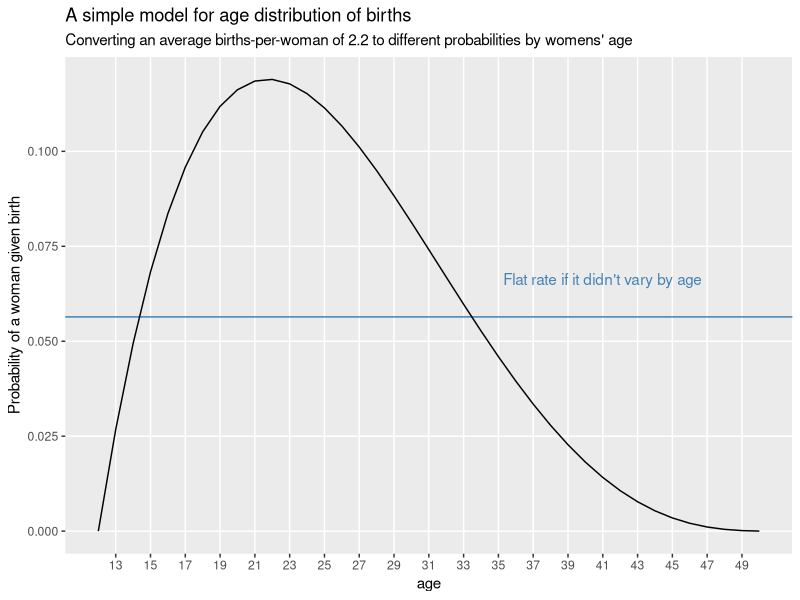
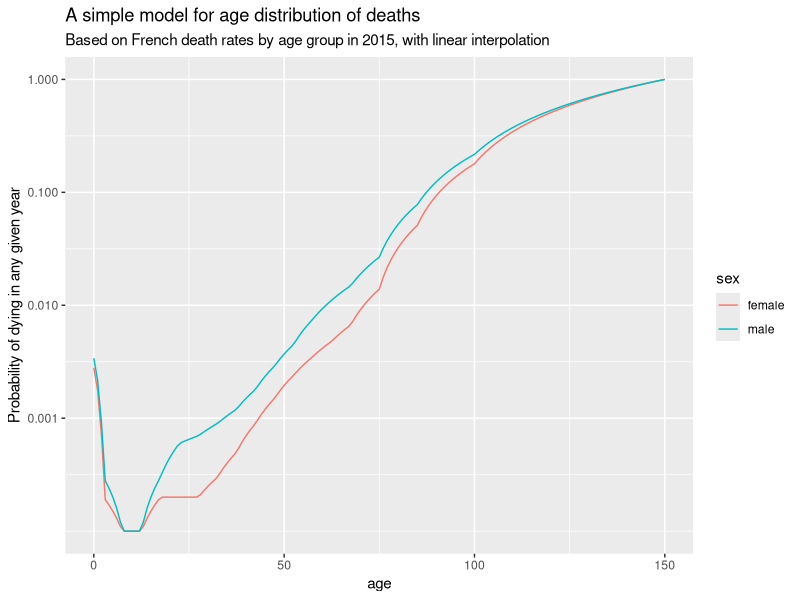
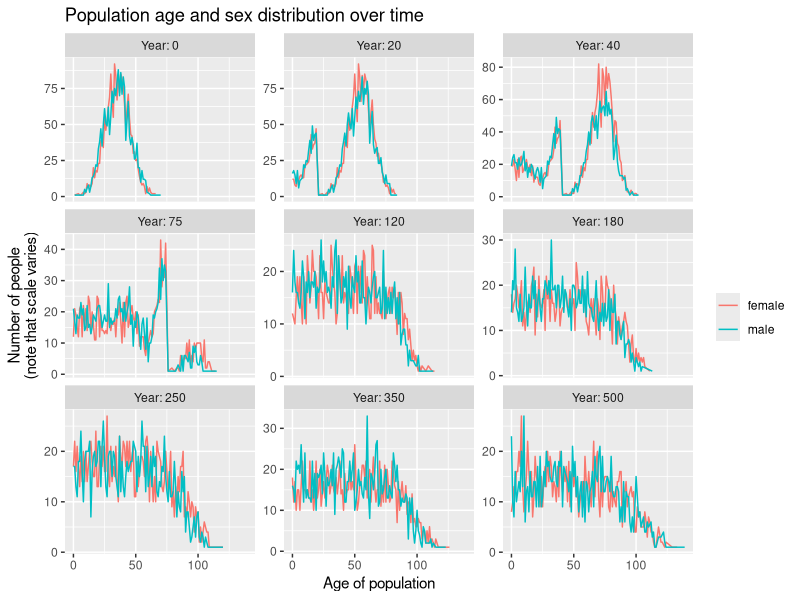
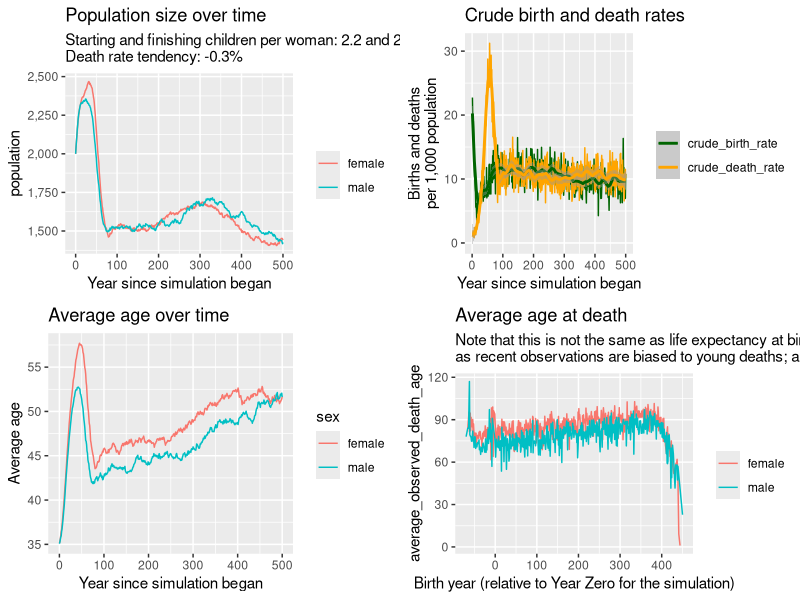

Here is the R script that generated these plots, in order:
library(tidyverse)
library(scales)
library(gridExtra)        

#-----------------birth probabilities-----------------------------
first_ave_child_rate <- ave_child_rate <- 2.2
birth_rate_perturb <- -0.02
death_rate_perturb <- -0.30
mean_starting_age_m <- 35
mean_starting_age_f <- 35
sd_starting_age <- 10
ssr <- 107 # number of boys born for every 100 girls.  global average is 107 accoridng to Wikipedia
starting_n <- 2000 # number of starting couples

fertile_ages <- 12:50
n_fertile_ages <- length(fertile_ages)

birth_probs = data_frame(age = fertile_ages,
                         prob_birth = dbeta((fertile_ages - 12) / n_fertile_ages, 2, 4) * ave_child_rate / n_fertile_ages,
                         # mother's sex, for later joining to other tables:
                         sex = "female") 

ggplot(birth_probs, aes(x = age, y = prob_birth)) +
  geom_hline(yintercept = ave_child_rate / n_fertile_ages, colour = "steelblue") +
  geom_line() +
  annotate("text", x =41, y = ave_child_rate / n_fertile_ages + 0.01, colour = "steelblue",
           label = "Flat rate if it didn't vary by age") +
  labs(y = "Probability of a woman given birth") +
  ggtitle("A simple model for age distribution of births",
          paste("Converting an average births-per-woman of", ave_child_rate, 
                "to different probabilities by womens' age")) +
  scale_x_continuous(breaks = fertile_ages[fertile_ages %% 2 == 1]) +
  theme(panel.grid.minor = element_blank())

#-------------------death probabilities---------------------------
# https://www.ined.fr/en/everything_about_population/data/france/deaths-causes-mortality/mortality-rates-sex-age/


age <- c(0, seq(from = 2.5, to = 67.5, by = 5), 75, 85, 100, 150)
rate <- c(3.4, 0.3, 0.1, 0.1, 0.3, 0.6, 0.7, 0.9, 1.2, 1.8, 2.9, 4.5, 7.5, 11.1, 14.9, 26.7, 78, 217, 1000) 

dr <- approx(age, rate, xout = 0:150)
death_probs_m <- data_frame(age = dr$x, 
                          prob_death = dr$y / 1000,
                          sex = "male")


rate <- c(2.8, 0.2, 0.1, 0.1, 0.2, 0.2, 0.2, 0.3, 0.5, 0.9, 1.5, 2.4, 3.5, 4.8, 6.7, 13.9, 51.1, 179, 1000)
          
dr <- approx(age, rate, xout = 0:150)
death_probs_f <- data_frame(age = dr$x, 
                            prob_death = dr$y / 1000,
                            sex = "female")


death_probs <- rbind(death_probs_m, death_probs_f) 

ggplot(death_probs, aes(x = age, y = prob_death, colour = sex)) +
  geom_line() +
  scale_y_log10(breaks = c(1, 10, 100, 1000)/ 1000) +
  labs(y = "Probability of dying in any given year") +
  ggtitle("A simple model for age distribution of deaths",
          "Based on French death rates by age group in 2015, with linear interpolation")


# compare to http://archive.stats.govt.nz/browse_for_stats/health/life_expectancy/new-zealand-life-tables-2005-07/chapter-2-national-trends-in-longevity-and-mortality.aspx

#--------------------number of couples starting out-------------------------

men <- round(rnorm(starting_n, mean_starting_age_m, sd_starting_age))
men[men < 0] <- 0
women <- round(rnorm(starting_n, mean_starting_age_f, sd_starting_age))
women[women < 0] <- 0

currently_alive = data_frame(age = c(men, women),
                             sex = rep(c("male", "female"), each = starting_n)) %>%
  group_by(age, sex) %>%
  summarise(population = n()) %>%
  mutate(birth_year = 0 - age) %>%
  ungroup()



all_deaths <- data_frame(age = numeric(), 
                         sex = character(), 
                         birth_year=numeric(), 
                         deaths = integer(), 
                         death_year = numeric(),
                         population = numeric())

all_borns <- data_frame(sex = character(),
                        population = numeric(),
                        birth_year = numeric())

alive_at_end_of_year <- currently_alive %>%
  mutate(year = 0)



for(this_year in 1:500){
  #------------------births------------------------------
  ave_child_rate <- ave_child_rate * rnorm(1, 1 + birth_rate_perturb / 100, abs(birth_rate_perturb / 100))
  
  
  # recalculate the birth rates
  birth_probs = data_frame(age = fertile_ages,
                           prob_birth = dbeta((fertile_ages - 12) / n_fertile_ages, 2, 4) * 
                             ave_child_rate / n_fertile_ages,
                           # mother's sex, for later joining to other tables:
                           sex = "female") 
  
  
  new_borns <- currently_alive %>%
    inner_join(birth_probs, by = c("age", "sex")) %>%
    mutate(births = rbinom(n(), population, prob_birth),
           # see https://www.scientificamerican.com/article/is-a-pregnant-womans-chan/:
           male = rbinom(n(), births, ssr / (ssr + 100)),
           female = births - male) %>%
    select(-age, -sex, -population, -birth_year, -prob_birth, -births) %>%
    gather(sex, population) %>%
    group_by(sex) %>%
    summarise(population = sum(population)) %>%
    mutate(age = 0, birth_year = this_year)
  
  all_borns <- new_borns %>%
    select(sex, population, birth_year) %>%
    rbind(all_borns)
  #----------------------deaths----------------------------
  
  death_probs <- death_probs %>%
    mutate(prob_death = prob_death * rnorm(1, 1 + death_rate_perturb / 100, abs(death_rate_perturb / 100)))
  
  
  new_deaths <- currently_alive %>%
    inner_join(death_probs, by = c("age", "sex")) %>%
    mutate(deaths = rbinom(n(), population, prob_death),
           death_year = this_year) 
  # at this point, new_deaths has all the information on every cohort, including a row for those with no deaths
  
  #------------------new state-------------------
  currently_alive <- new_deaths %>%
    mutate(population = population - deaths,
           age = age + 1) %>%
    select(-prob_death, -deaths, -death_year) %>%
    rbind(new_borns) 
  
  all_deaths <- new_deaths %>%
    filter(deaths > 0) %>%
    select(age, sex, birth_year, deaths, death_year, population) %>%
    rbind(all_deaths)
  
  alive_at_end_of_year <- currently_alive %>%
    mutate(year = this_year) %>%
    rbind(alive_at_end_of_year) %>%
    filter(population > 0)
}


#=====================Presenting results================
p1 <- alive_at_end_of_year %>%
  group_by(year, sex) %>%
  summarise(population = sum(population)) %>%
  ggplot(aes(x = year, y = population, colour = sex)) +
  geom_line() +
  scale_y_continuous(label = comma) +
  ggtitle("Population size over time",
          paste0("Starting and finishing children per woman: ", round(first_ave_child_rate, 1),
                 " and ", round(ave_child_rate, 1), ".",
                 "\nDeath rate tendency: ", death_rate_perturb, "%")) +
  labs(x = "Year since simulation began", colour = "")

p2 <- alive_at_end_of_year %>%
  filter(year %in% c(0, 20, 40, 75, 120, 180, 250, 350, 500)) %>%
  mutate(year_lab = paste("Year:", year),
         year_lab = fct_reorder(year_lab, year)) %>%
  ggplot(aes(x = age, y = population, colour = sex)) +
  geom_line() +
  facet_wrap(~year_lab, scales = "free_y") +
  ggtitle("Population age and sex distribution over time") +
  labs(x = "Age of population", colour = "") +
  scale_y_continuous("Number of people\n(note that scale varies)", label = comma)


total_pop <- alive_at_end_of_year %>%
  group_by(year) %>%
  summarise(population = sum(population)) 

total_pop_sex <- alive_at_end_of_year %>%
  group_by(year, sex) %>%
  summarise(population = sum(population)) 


cdr <- all_deaths %>%
  select(deaths, death_year) %>%
  rename(year = death_year) %>%
  group_by(year) %>%
  summarise(deaths = sum(deaths)) %>%
  left_join(total_pop, by = "year") %>%
  group_by(year) %>%
  summarise(crude_death_rate = sum(deaths) / sum(population) * 1000) 


cbr <- all_borns %>%
  rename(born = population, year = birth_year) %>%
  group_by(year) %>%
  summarise(born = sum(born)) %>%
  left_join(total_pop, by = "year") %>%
  mutate(crude_birth_rate = born / population * 1000)

p3 <- cbr %>%
  select(year, crude_birth_rate) %>%
  left_join(cdr, by = "year") %>%
  gather(variable, value, -year) %>%
  ggplot(aes(x = year, y = value, colour = variable)) +
  geom_line() +
  scale_y_continuous("Births and deaths\nper 1,000 population", label = comma) +
  ggtitle("Crude birth and death rates") +
  scale_colour_manual(values = c("darkgreen", "orange")) +
  labs(x = "Year since simulation began", colour = "") +
  theme(legend.position = "right") +
  geom_smooth(method = "loess", span = 0.1)

p4 <- alive_at_end_of_year %>%
  group_by(year, sex) %>%
  summarise(ave_age = sum(age * population) / sum(population)) %>%
  ggplot(aes(x = year, y = ave_age, colour = sex)) +
  geom_line() +
  labs(y = "Average age", x = "Year since simulation began") +
  ggtitle("Average age over time")


p5 <- all_deaths %>%
  group_by(birth_year, sex) %>%
  summarise(average_observed_death_age = sum(age * population) / sum(population)) %>%
  ggplot(aes(x = birth_year, y = average_observed_death_age, colour = sex)) +
  geom_line() +
  labs( x = "Birth year (relative to Year Zero for the simulation)", colour = "") +
  ggtitle("Average age at death",
          "Note that this is not the same as life expectancy at birth except in the middle of the data,\nas recent observations are biased to young deaths; and many deaths before year zero were not observed.")


print(p2)
grid.arrange(p1, p3, p4, p5)
